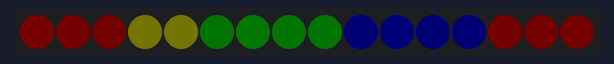
Bench run of a sketch on a simulated Arduino Uno, built with avr-gcc and run on an emulated ATmega328P. On the bench: 16 RGB LEDs in strip order, left to right. Dim RGB values are drawn brighter than linear.

Above: at 2.16 s.
At 3.12 s:
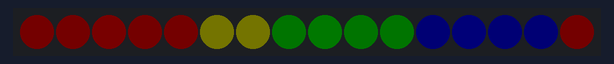
At 3.76 s:
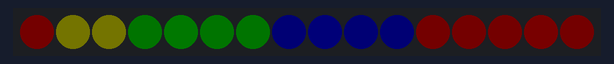
At 4.4 s:
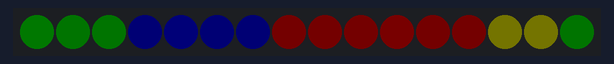

The sketch:

clock.ino
```cpp
#include <FastLED.h>

#define LED_DT 6                                             // Serial data pin
#define COLOR_ORDER GRB                                       // It's GRB for WS2812B and GBR for APA102
#define LED_TYPE WS2812                                       // What kind of strip are you using (APA102, WS2801 or WS2812B)?
#define NUM_LEDS 16

uint8_t max_bright = 80;
struct CRGB leds[NUM_LEDS];


void setup() {
  delay(2000);
  FastLED.clear();
  LEDS.addLeds<LED_TYPE, LED_DT, COLOR_ORDER>(leds, NUM_LEDS);
  FastLED.setBrightness(max_bright);
  FastLED.setMaxPowerInVoltsAndMilliamps(5, 1000);
} // Setup

void loop() {
  clock_time_leds();
}

void clock_time_leds(){
  static uint8_t bright = 0;
  static uint8_t hue = 0;
  static uint8_t saturation = 0;

  // 3 LEDs
  for(int i = 0;;i++){ // i and j push at different rates so the color and brightness are changed at separate rates to give an interesting affect on the LED ring
    for(int j = 0;j<16; j++){
      hue = hue + 1; // Nice Rainbow effects
//      hue = 135 + (cos8(j*(2)+i)*60)/255; // Cyan/Purple Ocean vibes [ j changes color difference per LED / i changes color difference per full rotation through all LEDs ]
//      bright = 60*cos8(i + j*30)/255+40;
//      hue = 90 + 90*cos8((j/16)*255)/255;  // Blue/Cyan group vibes
//      saturation = 75 + 180*cos8(i + j*30)/255;
      // For all LEDs
//      leds[j] = CHSV(hue, 255, (cos8((j*30+i*15)))/5+30);  // use for hue change only
      leds[j] = CHSV(hue + j*(255/NUM_LEDS), 255, 40);
    }
    FastLED.show();
    FastLED.delay(1000/32);
  };
} // Display moving clock
```

Measured:
- by itself, everything shown: repeats every 2.6 s, in 8 steps
